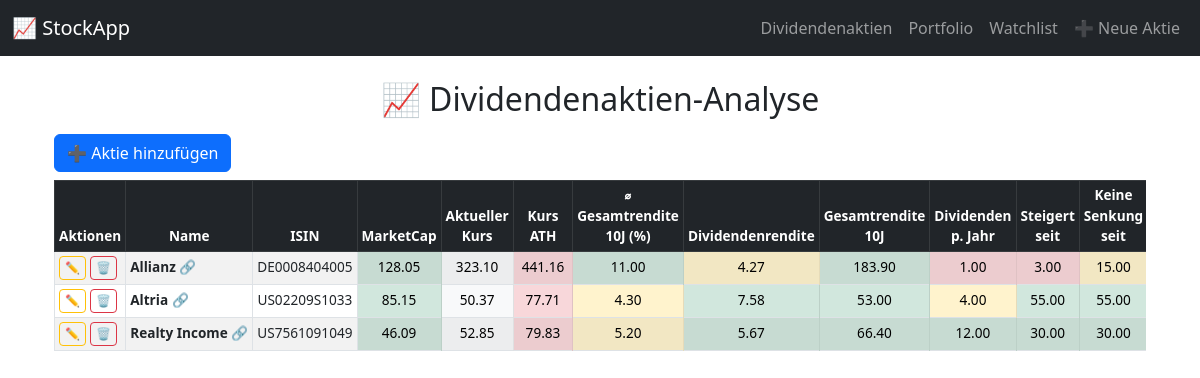
Page /dividend-stocks/ on the committed database.
### tables this page shows
CREATE TABLE dividend_stocks (
            id INTEGER PRIMARY KEY AUTOINCREMENT,
            last_updated TEXT NOT NULL,
            stock_name TEXT NOT NULL,
            isin TEXT UNIQUE NOT NULL,
            link TEXT,
            market_cap REAL,
            stock_price REAL,
            ath_price REAL,
            annual_return REAL,
            dividend_yield REAL,
            total_10y_return REAL,
            dividends_per_year INTEGER,
            increasing_since INTEGER,
            no_cut_since INTEGER,
            dividend_stability REAL,
            payout_ratio_profit REAL,
            payout_ratio_cashflow REAL,
            avg_div_growth_5y REAL,
            avg_div_growth_10y REAL,
            special_dividends INTEGER,
            future_viability INTEGER,
            business_model_future INTEGER,
            score REAL
        );

### routes/dividend_stocks.py (the view)
@bp.route("/")
def list_dividend_stocks():
    print("⚡ Route /dividend-stocks/ aufgerufen")
    conn = sqlite3.connect(DB_PATH)
    cursor = conn.cursor()
    cursor.execute("""
        SELECT id, stock_name, isin, link, market_cap, stock_price, ath_price,
               annual_return, dividend_yield, total_10y_return, dividends_per_year,
               increasing_since, no_cut_since, dividend_stability, payout_ratio_profit,
               payout_ratio_cashflow, avg_div_growth_5y, avg_div_growth_10y, special_dividends,
               future_viability, business_model_future
        FROM dividend_stocks
    """)
    stocks = cursor.fetchall()
    conn.close()
    stocks_with_scores = []
    for stock in stocks:
        stock_dict = {
            "id": stock[0],
            "stock_name": stock[1],
            "isin": stock[2],
            "link": stock[3],
            "market_cap": stock[4],
            "stock_price": stock[5],
            "ath_price": stock[6],
            "annual_return": stock[7],  # Hier angepasst
            "dividend_yield": stock[8],
            "total_10y_return": stock[9],
            "dividends_per_year": stock[10],
            "increasing_since": stock[11],
            "no_cut_since": stock[12],
            "dividend_stability": stock[13],
            "payout_ratio_profit": stock[14],
            "payout_ratio_cashflow": stock[15],
            "avg_div_growth_5y": stock[16],
            "avg_div_growth_10y": stock[17],
            "special_dividends": stock[18],
            "future_viability": stock[19],
            "business_model_future": stock[20],
        }
        scores, total_score = calculate_individual_scores(stock_dict)
        stock_dict["scores"] = scores
        stock_dict["total_score"] = total_score
        stocks_with_scores.append(stock_dict)
    return render_template("dividend_stocks.html", stocks=stocks_with_scores)

### routes/dividend_stocks.py (called while the page is built)
def evaluate_metric(value, neg_threshold, neu_threshold, pos_threshold):
    if value is None:
        return 0  # Falls kein Wert vorhanden ist, neutral bewerten
    if value < neg_threshold:
        return -1
    elif neu_threshold[0] <= value <= neu_threshold[1]:
        return 0
    elif value > pos_threshold:
        return 1
    return 0  # Falls kein Wert passt

### templates/dividend_stocks.html (shortened to what this page needs)
{% extends "base.html" %}
{% block content %}
<div class="container mt-4">
    <h2 class="text-center">📈 Dividendenaktien-Analyse</h2>
    <a href="{{ url_for('dividend_stocks.add_dividend_stock') }}" class="btn btn-primary my-2">➕ Aktie hinzufügen</a>
    <div class="table-responsive" style="max-height: 600px; overflow-y: auto;">
        <table class="table table-sm table-striped table-bordered text-center align-middle">
            <thead class="table-dark">
                <tr>
                    <th>Aktionen</th>
                    <th>Name</th>
                    <th>ISIN</th>
                    <th>MarketCap</th>
                    <th>Aktueller Kurs</th>
                    <th>Kurs ATH</th>
                    <th>⌀ Gesamtrendite 10J (%)</th>
                    <th>Dividendenrendite</th>
                    <th>Gesamtrendite 10J</th>
                    <th>Dividenden p. Jahr</th>
                    <th>Steigert seit</th>
                    <th>Keine Senkung seit</th>
                </tr>
            </thead>
            <tbody>
                {% for stock in stocks %}
                <tr>
                    <td class="text-start">
                        <a href="{{ url_for('dividend_stocks.edit_dividend_stock', stock_id=stock['id']) }}" class="btn btn-sm btn-outline-warning">✏️</a>
                        <button class="btn btn-sm btn-outline-danger" data-bs-toggle="modal" data-bs-target="#deleteModal{{ stock['id'] }}">🗑️</button>
                    </td>
                    <td class="fw-bold text-start" style="white-space: nowrap;">
                        {{ stock["stock_name"] }}
                        <a href="{{ stock['link'] }}" target="_blank" class="text-decoration-none">🔗</a>
                    </td>
                    <td>{{ stock["isin"] }}</td>
                    {% for key, value in stock.items() %}
                        {% if key not in ["id", "stock_name", "isin", "link", "total_score", "scores"] %}
                        <td class="px-2 py-1
                            {% if stock['scores'][key] == -1 %}table-danger
                            {% elif stock['scores'][key] == 0 %}table-warning
                            {% elif stock['scores'][key] == 1 %}table-success
                            {% else %}table-light{% endif %}">
                            {{ "%.2f"|format(value) }}
                        </td>
                        {% endif %}
                    {% endfor %}
                </tr>
                {% endfor %}
            </tbody>
        </table>
    </div>
</div>
{% endblock %}

### static/css/style.css (style rules this page uses)
.table { font-size: 0.85rem; }
.table-responsive thead { position: sticky; top: 0; z-index: 10; }
.table td { white-space: nowrap; }
.btn-sm { font-size: 0.75rem; padding: 2px 5px; }

### rows in the picture
dividend_stocks: stock_name "Allianz", isin "DE0008404005", market_cap "128.05", stock_price "323.10", ath_price "441.16", annual_return "11.00", dividend_yield "4.27", total_10y_return "183.90", value "1.00" "3.00" "15.00"
dividend_stocks: stock_name "Altria", isin "US02209S1033", market_cap "85.15", stock_price "50.37", ath_price "77.71", annual_return "4.30", dividend_yield "7.58", total_10y_return "53.00", value "4.00" "55.00" "55.00"
dividend_stocks: stock_name "Realty Income", isin "US7561091049", market_cap "46.09", stock_price "52.85", ath_price "79.83", annual_return "5.20", dividend_yield "5.67", total_10y_return "66.40", value "12.00" "30.00" "30.00"
